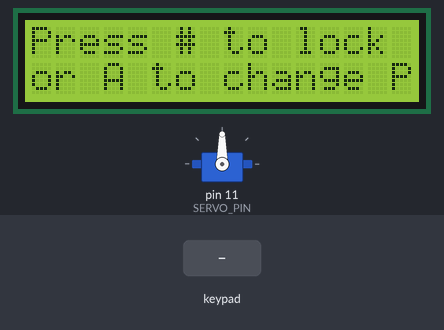
Recording of a sketch running on a simulated Arduino Uno, built with avr-gcc and run on an emulated ATmega328P. Parts: 16×2 character LCD, servo. The test bench sets the inputs (shaded band).

Above: at 1.3 s.
1.4 s: key 'A' pressed
At 2.6 s:
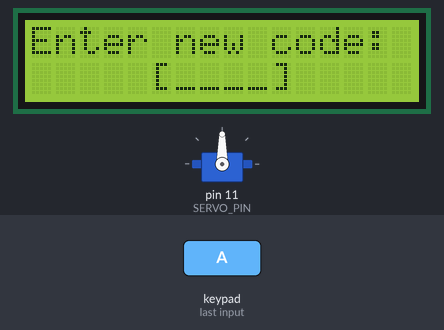
2.9 s: keypad keys 5 6 8 9 pressed 0.4 s apart
At 4.5 s:
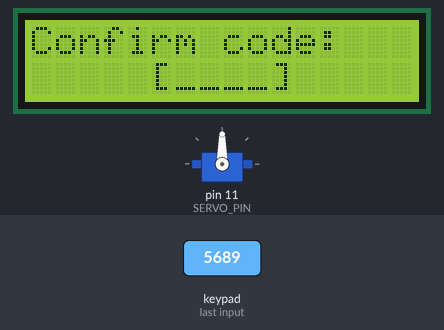
6.0 s: keypad keys 5 6 8 9 # pressed 0.4 s apart
At 8.9 s:
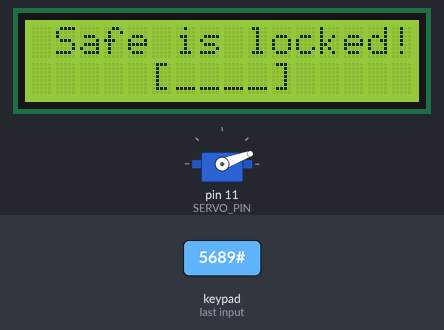
9.5 s: keypad keys 5 6 8 9 * pressed 0.4 s apart
At 12.9 s:
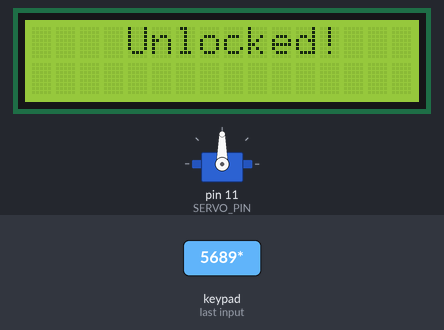
13.0 s: key '#' pressed
At 14.6 s:
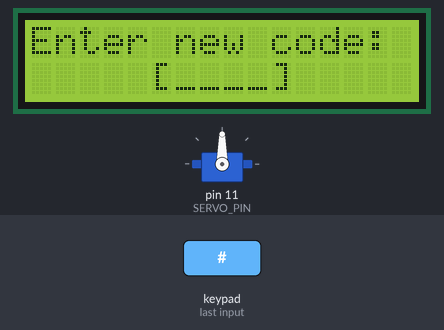
15.5 s: key '1' pressed
At 15.8 s:
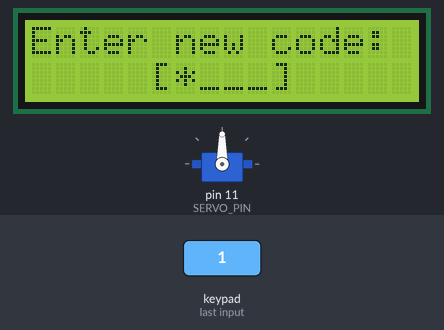
Timing chart, 0 to 18.0 s (numbered marks = the images above; inputs shaded):
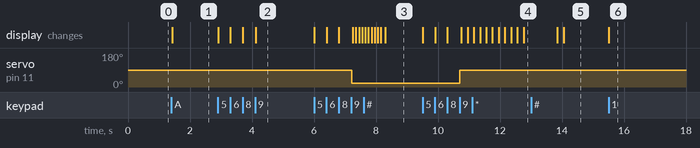

The sketch:

sketch.ino
```cpp
#include <LiquidCrystal_I2C.h>
#include <Servo.h>
#include <Keypad.h>
#include <SoftwareSerial.h>

#define SERVO_PIN 11
#define SERVO_POSITION_LOCKED 20
#define SERVO_POSITION_UNLOCKED 90

Servo lockServo;
LiquidCrystal_I2C lcd(0x27, 20, 4);
SoftwareSerial btSerial(10, 9); // RX, TX for HC-05

const byte KEYPAD_ROWS = 4;
const byte KEYPAD_COLS = 4;
byte rowPins[KEYPAD_ROWS] = {5, 4, 3, 2};
byte colPins[KEYPAD_COLS] = {A3, A2, A1, A0};
char keys[KEYPAD_ROWS][KEYPAD_COLS] = {
  {'1', '2', '3', 'A'},
  {'4', '5', '6', 'B'},
  {'7', '8', '9', 'C'},
  {'*', '0', '#', 'D'}
};
Keypad keypad = Keypad(makeKeymap(keys), rowPins, colPins, KEYPAD_ROWS, KEYPAD_COLS);

String secretCode = "5689";
bool unlocked = false;

// Function to enter the secret code using the keypad
String inputSecretCode() {
  lcd.setCursor(5, 1);
  lcd.print("[____]");
  lcd.setCursor(6, 1);
  String result = "";
  while (result.length() < 4) {
    char key = keypad.getKey();
    if (key >= '0' && key <= '9') {
      lcd.print('*');
      result += key;
    }
  }
  return result;
}

// Display loading animation
void showWaitScreen(int delayMillis) {
  lcd.setCursor(2, 1);
  lcd.print("[..........]");
  lcd.setCursor(3, 1);
  for (byte i = 0; i < 10; i++) {
    delay(delayMillis);
    lcd.print("=");
  }
}

// Display unlock confirmation
void showUnlockMessage() {
  lcd.clear();
  lcd.setCursor(4, 0);
  lcd.print("Unlocked!");
  delay(1000);
}

// Send message via Bluetooth
void sendBluetoothMessage(String msg) {
  btSerial.println(msg);
}

// Function to set a new code
bool setNewCode() {
  lcd.clear();
  lcd.setCursor(0, 0);
  lcd.print("Enter new code:");
  String newCode = inputSecretCode();

  lcd.clear();
  lcd.setCursor(0, 0);
  lcd.print("Confirm code:");
  String confirmCode = inputSecretCode();

  if (newCode.equals(confirmCode)) {
    secretCode = newCode;
    return true;
  } else {
    lcd.clear();
    lcd.setCursor(1, 0);
    lcd.print("Codes don't match!");
    lcd.setCursor(0, 1);
    lcd.print("Still unlocked!");
    delay(2000);
    return false;
  }
}

// Logic when the safe is locked
void safeLockedLogic() {
  lcd.clear();
  lcd.setCursor(0, 0);
  lcd.print(" Safe is locked! ");
  String userCode = inputSecretCode();

  if (userCode == secretCode) {
    unlocked = unlock();
  }

  showWaitScreen(200);

  if (unlocked) {
    showUnlockMessage();
    unlock();
  } else {
    lcd.clear();
    lcd.setCursor(0, 0);
    lcd.print("Access denied!");
    showWaitScreen(1000);
  }
}

// Logic when the safe is unlocked
void safeUnlockedLogic() {
  lcd.clear();
  lcd.setCursor(0, 0);
  lcd.print("Press # to lock");
  lcd.setCursor(0, 1);
  lcd.print("or A to change PIN");

  bool newCodeNeeded = true;
  char key = keypad.getKey();
  while (key != 'A' && key != '#') {
    key = keypad.getKey();
  }

  bool readyToLock = true;
  if (key == 'A' || newCodeNeeded) {
    readyToLock = setNewCode();
  }

  if (readyToLock) {
    lcd.clear();
    lcd.setCursor(5, 0);
    lcd.print(" -> ");
    lock();
    showWaitScreen(100);
  }
}

// Lock the safe
bool lock() {
  lockServo.write(SERVO_POSITION_LOCKED);
  unlocked = false;
  sendBluetoothMessage(" The safe has been LOCKED.");
  return unlocked;
}

// Unlock the safe
bool unlock() {
  lockServo.write(SERVO_POSITION_UNLOCKED);
  unlocked = true;
  sendBluetoothMessage(" The safe has been UNLOCKED.");
  return unlocked;
}

void setup() {
  lcd.init();
  lcd.backlight();
  lcd.setCursor(1, 0);
  lcd.print("Safe");
  lcd.begin(16, 2);

  lockServo.attach(SERVO_PIN);
  Serial.begin(115200);
  btSerial.begin(9600);

  unlock(); // Start unlocked by default
}

void loop() {
  lcd.setCursor(1, 0);
  lcd.print("Safe");
  lcd.setCursor(8, 1);
  lcd.print(millis() / 1000);

  if (!unlocked) {
    safeLockedLogic();
  } else {
    safeUnlockedLogic();
  }
}
```

Measured:
- after the input at 1.4 s, the display: changes at once (image 1)
- after the input at 2.9 s, the display: first changes at once (image 2 shows a later state)
- after the input at 6.0 s, servo on pin 11 (SERVO_PIN): 90° → 20° after 1.2 s; the display: first changes at once (image 3 shows a later state)
- after the input at 9.5 s, servo on pin 11 (SERVO_PIN): 20° → 90° after 1.2 s; the display: first changes at once (image 4 shows a later state)
- after the input at 13.0 s, the display: first differs from a run without the input after 1.1 s (image 5)
- after the input at 15.5 s, the display: changes at once (image 6)
